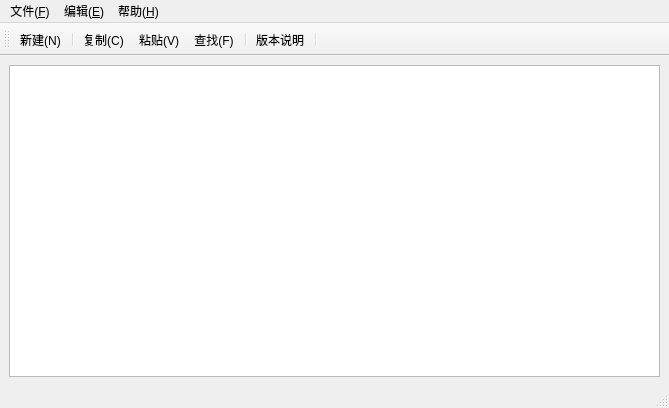
<?xml version="1.0" encoding="UTF-8"?>
<ui version="4.0">
 <class>MainWindow</class>
 <widget class="QMainWindow" name="MainWindow">
  <property name="geometry">
   <rect>
    <x>0</x>
    <y>0</y>
    <width>669</width>
    <height>408</height>
   </rect>
  </property>
  <property name="windowTitle">
   <string>MainWindow</string>
  </property>
  <widget class="QWidget" name="centralwidget">
   <layout class="QGridLayout" name="gridLayout">
    <item row="0" column="0">
     <widget class="QTextEdit" name="textEdit"/>
    </item>
   </layout>
  </widget>
  <widget class="QMenuBar" name="menubar">
   <property name="geometry">
    <rect>
     <x>0</x>
     <y>0</y>
     <width>669</width>
     <height>21</height>
    </rect>
   </property>
   <widget class="QMenu" name="menu_F">
    <property name="title">
     <string>文件(&amp;F)</string>
    </property>
    <addaction name="action_New_2"/>
    <addaction name="action_Save"/>
    <addaction name="action_SaveAs"/>
    <addaction name="action_Quit"/>
    <addaction name="action_Open"/>
    <addaction name="action_Close"/>
   </widget>
   <widget class="QMenu" name="menu_E">
    <property name="title">
     <string>编辑(&amp;E)</string>
    </property>
    <addaction name="action_Undo"/>
    <addaction name="action_Cut"/>
    <addaction name="action_Copy"/>
    <addaction name="action_Paste"/>
    <addaction name="action_Find"/>
   </widget>
   <widget class="QMenu" name="menu_H">
    <property name="title">
     <string>帮助(&amp;H)</string>
    </property>
    <addaction name="action_Help"/>
   </widget>
   <addaction name="menu_F"/>
   <addaction name="menu_E"/>
   <addaction name="menu_H"/>
  </widget>
  <widget class="QStatusBar" name="statusbar"/>
  <widget class="QToolBar" name="toolBar">
   <property name="windowTitle">
    <string>toolBar</string>
   </property>
   <attribute name="toolBarArea">
    <enum>TopToolBarArea</enum>
   </attribute>
   <attribute name="toolBarBreak">
    <bool>false</bool>
   </attribute>
   <addaction name="action_New_2"/>
   <addaction name="separator"/>
   <addaction name="action_Copy"/>
   <addaction name="action_Paste"/>
   <addaction name="action_Find"/>
   <addaction name="separator"/>
   <addaction name="action_Help"/>
   <addaction name="separator"/>
  </widget>
  <action name="action_Undo">
   <property name="icon">
    <iconset resource="myResource.qrc">
     <normaloff>:/MyImages/images/undo.png</normaloff>:/MyImages/images/undo.png</iconset>
   </property>
   <property name="text">
    <string>撤销(&amp;Z)</string>
   </property>
   <property name="shortcut">
    <string>Ctrl+Z</string>
   </property>
  </action>
  <action name="action_Cut">
   <property name="icon">
    <iconset resource="myResource.qrc">
     <normaloff>:/MyImages/images/edit-cut.png</normaloff>:/MyImages/images/edit-cut.png</iconset>
   </property>
   <property name="text">
    <string>剪切(&amp;Z)</string>
   </property>
   <property name="shortcut">
    <string>Ctrl+X</string>
   </property>
  </action>
  <action name="action_Copy">
   <property name="icon">
    <iconset resource="myResource.qrc">
     <normaloff>:/MyImages/images/edit-copy.png</normaloff>:/MyImages/images/edit-copy.png</iconset>
   </property>
   <property name="text">
    <string>复制(&amp;C)</string>
   </property>
   <property name="shortcut">
    <string>Ctrl+C</string>
   </property>
  </action>
  <action name="action_Paste">
   <property name="icon">
    <iconset resource="myResource.qrc">
     <normaloff>:/MyImages/images/edit-paste.png</normaloff>:/MyImages/images/edit-paste.png</iconset>
   </property>
   <property name="text">
    <string>粘贴(&amp;V)</string>
   </property>
   <property name="shortcut">
    <string>Ctrl+V</string>
   </property>
  </action>
  <action name="action_Find">
   <property name="icon">
    <iconset resource="myResource.qrc">
     <normaloff>:/MyImages/images/filefind.png</normaloff>:/MyImages/images/filefind.png</iconset>
   </property>
   <property name="text">
    <string>查找(&amp;F)</string>
   </property>
   <property name="shortcut">
    <string>Ctrl+F</string>
   </property>
  </action>
  <action name="action_Help">
   <property name="icon">
    <iconset resource="myResource.qrc">
     <normaloff>:/MyImages/images/help.png</normaloff>:/MyImages/images/help.png</iconset>
   </property>
   <property name="text">
    <string>版本说明</string>
   </property>
   <property name="shortcut">
    <string>Ctrl+H</string>
   </property>
  </action>
  <action name="action_New_2">
   <property name="icon">
    <iconset resource="myResource.qrc">
     <normaloff>:/MyImages/images/filenew.png</normaloff>:/MyImages/images/filenew.png</iconset>
   </property>
   <property name="text">
    <string>新建(&amp;N)</string>
   </property>
   <property name="shortcut">
    <string>Ctrl+N</string>
   </property>
  </action>
  <action name="action_Save">
   <property name="icon">
    <iconset resource="myResource.qrc">
     <normaloff>:/MyImages/images/filesave.png</normaloff>:/MyImages/images/filesave.png</iconset>
   </property>
   <property name="text">
    <string>保存(&amp;S)</string>
   </property>
   <property name="shortcut">
    <string>Ctrl+S</string>
   </property>
  </action>
  <action name="action_SaveAs">
   <property name="icon">
    <iconset resource="myResource.qrc">
     <normaloff>:/MyImages/images/filesaveas.png</normaloff>:/MyImages/images/filesaveas.png</iconset>
   </property>
   <property name="text">
    <string>另存为(&amp;A)</string>
   </property>
   <property name="shortcut">
    <string>Ctrl+A</string>
   </property>
  </action>
  <action name="action_Quit">
   <property name="icon">
    <iconset resource="myResource.qrc">
     <normaloff>:/MyImages/images/gtk-quit.png</normaloff>:/MyImages/images/gtk-quit.png</iconset>
   </property>
   <property name="text">
    <string>退出(&amp;X)</string>
   </property>
   <property name="shortcut">
    <string>Ctrl+Q</string>
   </property>
  </action>
  <action name="action_Open">
   <property name="icon">
    <iconset resource="myResource.qrc">
     <normaloff>:/MyImages/images/fileopen.png</normaloff>:/MyImages/images/fileopen.png</iconset>
   </property>
   <property name="text">
    <string>打开(&amp;O)</string>
   </property>
   <property name="shortcut">
    <string>Ctrl+O</string>
   </property>
  </action>
  <action name="action_Close">
   <property name="icon">
    <iconset resource="myResource.qrc">
     <normaloff>:/MyImages/images/window-close.png</normaloff>:/MyImages/images/window-close.png</iconset>
   </property>
   <property name="text">
    <string>关闭(&amp;C)</string>
   </property>
   <property name="shortcut">
    <string>Ctrl+W</string>
   </property>
  </action>
 </widget>
 <resources>
  <include location="myResource.qrc"/>
 </resources>
 <connections/>
</ui>
